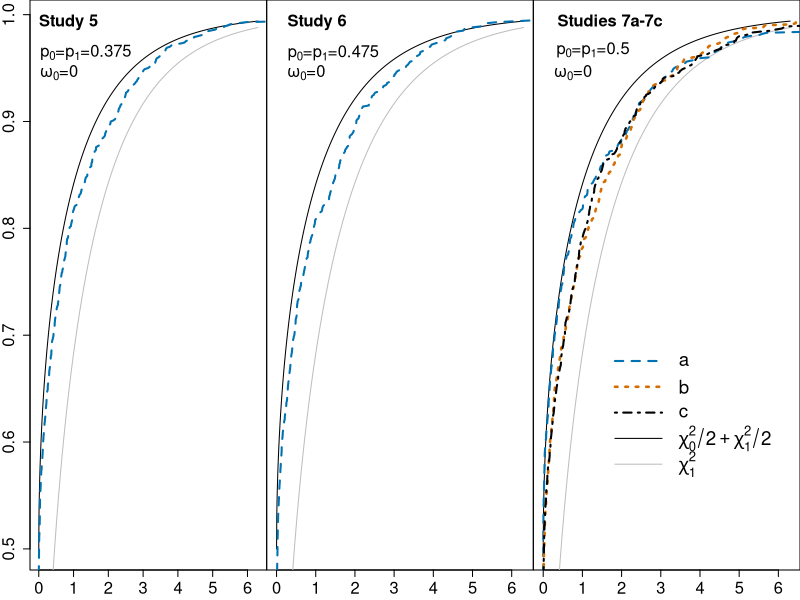

Recreate this plot in R.
sim5.lnl <- read.csv("./bs_data/sim5_lnLs.csv")
sim6.lnl <- read.csv("./bs_data/sim6_lnLs.csv")
sim7a.lnl <- read.csv("./bs_data/sim7a_lnLs.csv")
sim7b.lnl <- read.csv("./bs_data/sim7b_lnLs.csv")
sim7c.lnl <- read.csv("./bs_data/sim7c_lnLs.csv")

lrs.sim5 <- sort(2*(sim5.lnl$bsA-sim5.lnl$null2))
lrs.sim6 <- sort(2*(sim6.lnl$bsA-sim6.lnl$null2))
lrs.sim7a <- sort(2*(sim7a.lnl$bsA-sim7a.lnl$null2))
lrs.sim7b <- sort(2*(sim7b.lnl$bsA-sim7b.lnl$null2))
lrs.sim7c <- sort(2*(sim7c.lnl$bsA-sim7c.lnl$null2))

N <- length(lrs.sim6)
x <- seq(0,6.3,length.out=N)

pdf("~/scm/thesis_talk.git/bs_hist_ht.pdf")
par(mfrow=c(1,3))

par(mai=c(.3,.3,0,0))
plot(x,1/2+pchisq(x,1)/2,type='l',main='',xlab='',ylab='',cex.axis=1.5)
title("Study 5",adj=0.05,line=-2,cex.main=1.5)
title(expression(paste(p[0],"=",p[1],"=0.375")),adj=0.07,line=-4,cex.main=1.5)
title(expression(paste(omega[0],"=0")),adj=0.05,line=-5.5,cex.main=1.5)
points(x,pchisq(x,1),col='grey',type='l')
points(sort(lrs.sim5),c(1:N)/N,col='#0072B2',lty=2,lwd=2.0,type='l') # blue

par(mai=c(.3,0,0,0))
plot(x,1/2+pchisq(x,1)/2,type='l',main='',xlab='',cex.axis=1.5,yaxt='n')
title("Study 6",adj=0.1,line=-2,cex.main=1.5)
title(expression(paste(p[0],"=",p[1],"=0.475")),adj=0.12,line=-4,cex.main=1.5)
title(expression(paste(omega[0],"=0")),adj=0.09,line=-5.5,cex.main=1.5)
points(x,pchisq(x,1),col='grey',type='l')
points(sort(lrs.sim6),c(1:N)/N,col='#0072B2',lty=2,lwd=2.0,type='l') # blue

par(mai=c(.3,0,0,0))
plot(x,1/2+pchisq(x,1)/2,type='l',yaxt='n',xlab='',ylab='',cex.axis=1.5)
title("Studies 7a-7c",adj=0.15,line=-2,cex.main=1.5)
title(expression(paste(p[0],"=",p[1],"=0.5")),adj=0.12,line=-3.8,cex.main=1.5)
title(expression(paste(omega[0],"=0")),adj=0.09,line=-5.5,cex.main=1.5)
points(x,pchisq(x,1),col='grey',type='l')
points(sort(lrs.sim7a),c(1:N)/N,col='#0072B2',lty=2,lwd=2.0,type='l') # blue
points(sort(lrs.sim7b),c(1:N)/N,col='#d66d00',lty=3,lwd=2.5,type='l') # orange
points(sort(lrs.sim7c),c(1:N)/N,col='#000000',lty=4,lwd=2.0,type='l') # black

legend(1.4,.7,c('a','b','c',expression(chi[0]^2/2 + chi[1]^2/2),expression(chi[1]^2)),
       cex=1.7,
       col=c('#0072B2','#d66d00','#000000','#000000','grey'),
       lty=c(2,3,4,1,1),
       lwd=c(2,2.5,2,1,1),
       seg.len=2.8,
       box.col='white')
dev.off()